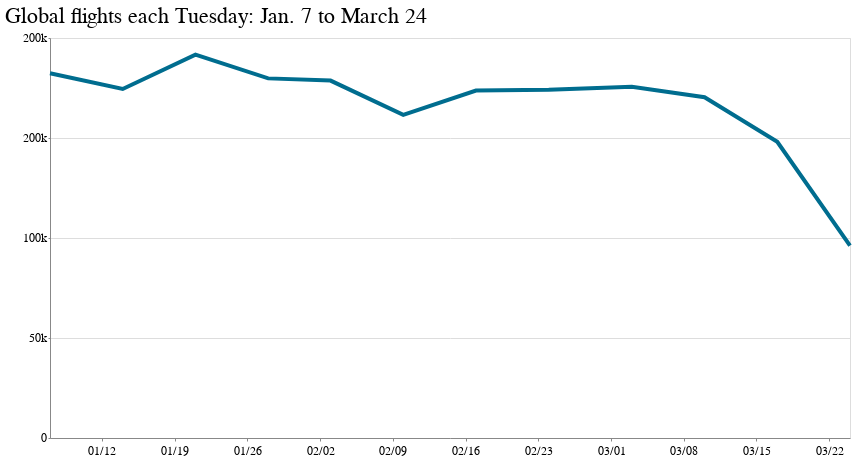

Notebook code cell kept with this figure:
### Code cell
all_flights_chart_desktop = alt.Chart(global_flights).mark_line(size=4,color='#006D8F').encode(
    x=alt.X('date:T', title='', axis=alt.Axis(grid=False, tickCount=6, format='%m/%d')),
    y=alt.Y('flights:Q', title='', axis=alt.Axis(grid=True, tickCount=6, format='.0s'))
).properties(width=800, height=400,
    title='Global flights each Tuesday: Jan. 7 to March 24'
)

all_flights_chart_desktop

### Figure 1 — Vega-Lite specification as saved in the notebook (floating-point values rounded to 4 significant figures)
{"config": {"view": {"width": 800, "height": 450}, "background": "#ffffff", "title": {"anchor": "start", "font": "Benton Gothic Bold, sans", "fontColor": "#000000", "fontSize": 22, "fontWeight": "normal"}, "arc": {"fill": "#82c6df"}, "area": {"fill": "#82c6df"}, "line": {"stroke": "#82c6df", "strokeWidth": 3}, "path": {"stroke": "#82c6df"}, "rect": {"fill": "#82c6df"}, "shape": {"stroke": "#82c6df"}, "bar": {"fill": "#82c6df"}, "point": {"stroke": "#82c6df"}, "symbol": {"fill": "#82c6df", "size": 30}, "axis": {"titleFont": "Benton Gothic Bold, sans", "titleFontSize": 13, "titleFontWeight": "normal", "labelFont": "Benton Gothic, sans", "labelFontSize": 11.5, "labelFontWeight": "normal"}, "axisX": {"labelAngle": 0, "labelPadding": 4, "tickSize": 3}, "axisY": {"labelBaseline": "middle", "maxExtent": 45, "minExtent": 45, "tickSize": 2, "titleAlign": "left", "titleAngle": 0, "titleX": -45, "titleY": -11}, "legend": {"titleFont": "Benton Gothic Bold, sans", "titleFontSize": 13, "titleFontWeight": "normal", "symbolType": "square", "labelFont": "Benton Gothic, sans", "labelFontSize": 11.5}, "range": {"category": ["#3580b1", "#ec8431", "#ab7fb4", "#c89d29", "#adc839", "#829eb1"], "diverging": ["#e68a4f", "#f4bb6a", "#f9e39c", "#dadfe2", "#a6b7c6", "#849eae"], "heatmap": ["#fbf2c7", "#f9e39c", "#f8d36e", "#f4bb6a", "#e68a4f", "#d15a40", "#ab4232"], "ordinal": ["#fbf2c7", "#f9e39c", "#f8d36e", "#f4bb6a", "#e68a4f", "#d15a40", "#ab4232"], "ramp": ["#fbf2c7", "#f9e39c", "#f8d36e", "#f4bb6a", "#e68a4f", "#d15a40", "#ab4232"]}}, "data": {"name": "data-401df136196e4b48bae3c63e568c6cd2"}, "mark": {"type": "line", "color": "#006D8F", "size": 4}, "encoding": {"x": {"type": "temporal", "axis": {"format": "%m/%d", "grid": false, "tickCount": 6}, "field": "date", "title": ""}, "y": {"type": "quantitative", "axis": {"format": ".0s", "grid": true, "tickCount": 6}, "field": "flights", "title": ""}}, "height": 400, "title": "Global flights each Tuesday: Jan. 7 to March 24", "width": 800, "$schema": "https://vega.github.io/schema/vega-lite/v4.0.2.json", "datasets": {"data-401df136196e4b48bae3c63e568c6cd2": [{"date": "2020-01-07T00:00:00", "flights": 182377}, {"date": "2020-01-14T00:00:00", "flights": 174493}, {"date": "2020-01-21T00:00:00", "flights": 191671}, {"date": "2020-01-28T00:00:00", "flights": 179810}, {"date": "2020-02-03T00:00:00", "flights": 178703}, {"date": "2020-02-10T00:00:00", "flights": 161538}, {"date": "2020-02-17T00:00:00", "flights": 173752}, {"date": "2020-02-24T00:00:00", "flights": 174097}, {"date": "2020-03-03T00:00:00", "flights": 175658}, {"date": "2020-03-10T00:00:00", "flights": 170359}, {"date": "2020-03-17T00:00:00", "flights": 148121}, {"date": "2020-03-24T00:00:00", "flights": 96143}]}}
